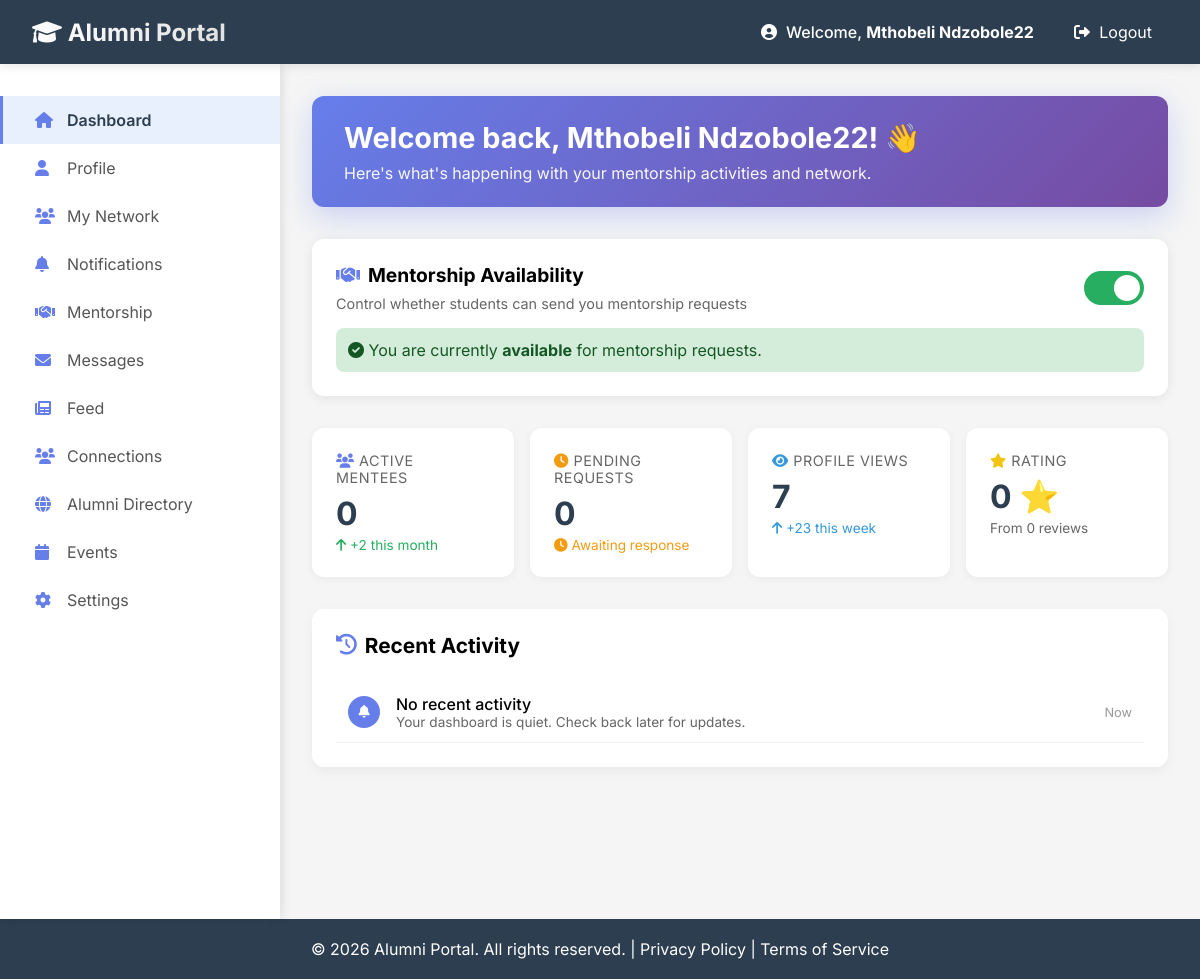
The page /alumni/dashboard (signed in) on the database its author committed.
### app/models/user.py (models this page shows)
class User(db.Model):
    __tablename__ = 'users'
    id = db.Column(db.Integer, primary_key=True)
    full_name = db.Column(db.String(100))
    email = db.Column(db.String(120), unique=True, nullable=False)
    password_hash = db.Column(db.Text, nullable=False)
    role = db.Column(db.String(20), nullable=False)
    profile_picture = db.Column(db.Text, default='default_avatar.png')
    created_at = db.Column(db.DateTime, default=datetime.utcnow)

class AlumniProfile(db.Model):
    __tablename__ = 'alumni_profiles'
    id = db.Column(db.Integer, primary_key=True)
    user_id = db.Column(db.Integer, db.ForeignKey('users.id', ondelete='CASCADE'), unique=True)
    job_title = db.Column(db.String(100))
    company = db.Column(db.String(100))
    industry = db.Column(db.String(100))
    skills = db.Column(db.Text)
    graduation_year = db.Column(db.Integer)
    mentorship_available = db.Column(db.Boolean, default=True)
    rating_count = db.Column(db.Integer, default=0)

### app/routes/views_routes.py (the view, shortened to what this page needs)
@views.route("/alumni/dashboard")
@views.route("/alumni/dashboard")
def alumni_dashboard():
    try:
        user = get_current_user()
        if not user or user.role != 'alumni':
            return redirect(url_for('views.login_page'))
        unread_notifications_count = Notification.query.filter_by(
            user_id=user.id,
            is_read=False
        ).count()
        from ..models.user import Conversation, Message, MentorshipRequest, AlumniProfile, StudentProfile, User
        unread_count = Message.query.join(Conversation).filter(
            Conversation.alumni_id == user.id,
            Message.is_read == False,
            Message.sender_id != user.id
        ).count()
        pending_requests = MentorshipRequest.query.filter_by(
            alumni_id=user.id,
            status='pending'
        ).order_by(MentorshipRequest.request_date.desc()).all()
        active_mentees_count = MentorshipRequest.query.filter_by(
            alumni_id=user.id,
            status='accepted'
        ).count()
        print(f"Unread count: {unread_count}")
        print(f"Pending requests: {len(pending_requests)}")
        alumni_profile = AlumniProfile.query.filter_by(user_id=user.id).first()
        print(f"Alumni profile found: {alumni_profile is not None}")
        if alumni_profile and alumni_profile.rating_count and alumni_profile.rating_count > 0:
            from ..models.user import Rating
            ratings = Rating.query.filter_by(alumni_id=user.id).all()
            avg_rating = sum(r.score for r in ratings) / len(ratings) if ratings else 0
            alumni_profile.rating_avg = avg_rating
        recent_activities = []
        if not recent_activities:
            recent_activities = [
                {
                    'icon': 'fa-bell',
                    'title': 'No recent activity',
                    'description': 'Your dashboard is quiet. Check back later for updates.',
                    'time': 'Now'
                }
            ]
        profile_views = 7
        weekly_views = 23
        new_mentees = 2
        return render_template("alumni/dashboard.html",
                             user=user,
                             profile=alumni_profile,
                            unread_notifications_count=unread_notifications_count,
                             unread_count=unread_count,
                             active_mentees_count=active_mentees_count,
                             new_mentees=new_mentees,
                             pending_requests=pending_requests,
                             pending_requests_count=len(pending_requests),
                             profile_views=profile_views,
                             weekly_views=weekly_views,
                             recent_activities=recent_activities)
    except Exception as e:
        print(f"ERROR in alumni_dashboard: {str(e)}")
        import traceback
        traceback.print_exc()
        return f"Error: {str(e)}", 500

### app/routes/views_routes.py (called while the page is built)
def get_current_user():
    if 'user_id' in session:
        return User.query.get(session['user_id'])
    return None

### app/templates/alumni/dashboard.html (shortened to what this page needs)
{% extends "alumni/base_alumni.html" %}
{% block alumni_content %}
<div class="welcome-card">
    <h1>Welcome back, {{ user.full_name }}! 👋</h1>
    <p>Here's what's happening with your mentorship activities and network.</p>
</div>
<div style="background: white; border-radius: 12px; padding: 1.5rem; margin-bottom: 2rem; box-shadow: 0 2px 12px rgba(0,0,0,0.08);">
    <div style="display: flex; justify-content: space-between; align-items: center;">
        <div>
            <h3 style="font-size: 1.2rem; margin-bottom: 0.5rem; display: flex; align-items: center; gap: 0.5rem;">
                <i class="fas fa-handshake" style="color: #667eea;"></i>
                Mentorship Availability
            </h3>
            <p style="color: #666; font-size: 0.9rem;">
                Control whether students can send you mentorship requests
            </p>
        </div>
        <label class="switch">
            <span class="slider round"></span>
        </label>
    </div>
    <div id="mentorshipStatus" style="margin-top: 1rem; padding: 0.75rem; border-radius: 8px; {% if profile and profile.mentorship_available %}background: #d4edda; color: #155724;{% else %}background: #f8d7da; color: #721c24;{% endif %}">
        <i class="fas {% if profile and profile.mentorship_available %}fa-check-circle{% else %}fa-times-circle{% endif %}"></i>
        You are currently <strong>{% if profile and profile.mentorship_available %}available{% else %}not available{% endif %}</strong> for mentorship requests.
    </div>
</div>
<div style="display: grid; grid-template-columns: repeat(4, 1fr); gap: 1rem; margin-bottom: 2rem;">
    <div style="background: white; padding: 1.5rem; border-radius: 12px; box-shadow: 0 2px 8px rgba(0,0,0,0.05);">
        <div style="color: #666; font-size: 0.9rem; text-transform: uppercase; letter-spacing: 0.5px; margin-bottom: 0.5rem;">
            <i class="fas fa-users" style="color: #667eea;"></i> Active Mentees
        </div>
        <div style="font-size: 2rem; font-weight: bold; color: #2c3e50;">{{ active_mentees_count|default(0) }}</div>
        <div style="color: #27ae60; font-size: 0.85rem; margin-top: 0.25rem;">
            <i class="fas fa-arrow-up"></i> +{{ new_mentees|default(0) }} this month
        </div>
    </div>
    <div style="background: white; padding: 1.5rem; border-radius: 12px; box-shadow: 0 2px 8px rgba(0,0,0,0.05);">
        <div style="color: #666; font-size: 0.9rem; text-transform: uppercase; letter-spacing: 0.5px; margin-bottom: 0.5rem;">
            <i class="fas fa-clock" style="color: #f39c12;"></i> Pending Requests
        </div>
        <div style="font-size: 2rem; font-weight: bold; color: #2c3e50;">{{ pending_requests_count|default(0) }}</div>
        <div style="color: #f39c12; font-size: 0.85rem; margin-top: 0.25rem;">
            <i class="fas fa-clock"></i> Awaiting response
        </div>
    </div>
    <div style="background: white; padding: 1.5rem; border-radius: 12px; box-shadow: 0 2px 8px rgba(0,0,0,0.05);">
        <div style="color: #666; font-size: 0.9rem; text-transform: uppercase; letter-spacing: 0.5px; margin-bottom: 0.5rem;">
            <i class="fas fa-eye" style="color: #3498db;"></i> Profile Views
        </div>
        <div style="font-size: 2rem; font-weight: bold; color: #2c3e50;">{{ profile_views|default(0) }}</div>
        <div style="color: #3498db; font-size: 0.85rem; margin-top: 0.25rem;">
            <i class="fas fa-arrow-up"></i> +{{ weekly_views|default(0) }} this week
        </div>
    </div>
    <div style="background: white; padding: 1.5rem; border-radius: 12px; box-shadow: 0 2px 8px rgba(0,0,0,0.05);">
        <div style="color: #666; font-size: 0.9rem; text-transform: uppercase; letter-spacing: 0.5px; margin-bottom: 0.5rem;">
            <i class="fas fa-star" style="color: #f1c40f;"></i> Rating
        </div>
        <div style="font-size: 2rem; font-weight: bold; color: #2c3e50;">{{ profile.rating_avg|default(0) }} ⭐</div>
        <div style="color: #666; font-size: 0.85rem; margin-top: 0.25rem;">
            From {{ profile.rating_count|default(0) }} reviews
        </div>
    </div>
</div>
<div style="background: white; border-radius: 12px; padding: 1.5rem; box-shadow: 0 4px 12px rgba(0,0,0,0.05);">
    <h2 style="margin-bottom: 1.5rem; display: flex; align-items: center; gap: 0.5rem; font-size: 1.3rem;">
        <i class="fas fa-history" style="color: #667eea;"></i>
        Recent Activity
    </h2>
    {% if recent_activities and recent_activities|length > 0 %}
        <div style="display: grid; gap: 0.5rem;">
            {% for activity in recent_activities %}
            <div style="display: flex; align-items: center; gap: 1rem; padding: 0.75rem; border-bottom: 1px solid #f0f0f0;">
                <div style="width: 32px; height: 32px; background: {% if activity.type == 'request' %}#f39c12{% elif activity.type == 'accept' %}#27ae60{% else %}#667eea{% endif %}; border-radius: 50%; display: flex; align-items: center; justify-content: center; color: white;">
                    <i class="fas {{ activity.icon }}" style="font-size: 0.8rem;"></i>
                </div>
                <div style="flex: 1;">
                    <div style="font-weight: 500;">{{ activity.title }}</div>
                    <div style="color: #666; font-size: 0.85rem;">{{ activity.description }}</div>
                </div>
                <div style="color: #999; font-size: 0.8rem;">{{ activity.time }}</div>
            </div>
            {% endfor %}
        </div>
    {% else %}
        <div style="text-align: center; padding: 2rem;">
            <i class="fas fa-bell-slash" style="font-size: 3rem; color: #ccc; margin-bottom: 1rem;"></i>
            <p style="color: #666;">No recent activity to show.</p>
        </div>
    {% endif %}
</div>
{% endblock %}

### app/templates/base.html (shortened to what this page needs)
<!DOCTYPE html>
<html lang="en">
<head>
    <link rel="stylesheet" href="https://cdnjs.cloudflare.com/ajax/libs/font-awesome/6.0.0/css/all.min.css">
</head>
<body>
    <nav class="navbar">
        <div class="logo">
            <a href="{{ url_for('views.home') }}">
                <i class="fas fa-graduation-cap"></i> Alumni Portal
            </a>
        </div>
        <div class="user-menu">
            {% if session.get('user_id') %}
                <span>
                    <i class="fas fa-user-circle"></i>
                    Welcome, <strong>{{ session.get('user_name', 'User') }}</strong>
                </span>
                <a href="{{ url_for('auth.logout') }}">
                    <i class="fas fa-sign-out-alt"></i> Logout
                </a>
            {% endif %}
        </div>
    </nav>
    {% block content %}{% endblock %}
    <footer class="footer">
        <p>&copy; 2026 Alumni Portal. All rights reserved. | <a href="#" style="color: white; text-decoration: none;">Privacy Policy</a> | <a href="#" style="color: white; text-decoration: none;">Terms of Service</a></p>
    </footer>
</body>
</html>

### app/templates/alumni/base_alumni.html (style rules this page uses)
.welcome-card { background: linear-gradient(135deg, #667eea 0%, #764ba2 100%); color: white; padding: 1.5rem 2rem; border-radius: 12px; margin-bottom: 2rem; box-shadow: 0 10px 30px rgba(102, 126, 234, 0.3); }
.welcome-card h1 { font-size: 1.8rem; margin-bottom: 0.5rem; }
.welcome-card p { font-size: 1rem; opacity: 0.95; margin: 0; }

### app/templates/base.html (style rules this page uses)
* { margin: 0; padding: 0; box-sizing: border-box; }
body { font-family: 'Inter', -apple-system, BlinkMacSystemFont, 'Segoe UI', Roboto, Oxygen, Ubuntu, sans-serif; background: #f5f5f5; min-height: 100vh; display: flex; flex-direction: column; }
.navbar { background: #2c3e50; color: white; padding: 1rem 2rem; display: flex; justify-content: space-between; align-items: center; position: sticky; top: 0; z-index: 1000; height: 64px; width: 100%; box-shadow: 0 2px 10px rgba(0,0,0,0.1); }
.logo a { color: white; text-decoration: none; font-size: 1.5rem; font-weight: bold; white-space: nowrap; background: linear-gradient(135deg, #fff 0%, #e0e0e0 100%); -webkit-background-clip: text; -webkit-text-fill-color: transparent; background-clip: text; }
.user-menu { display: flex; align-items: center; gap: 1.5rem; }
.user-menu span { font-weight: 500; white-space: nowrap; }
.user-menu a { color: white; text-decoration: none; padding: 0.5rem 1rem; border-radius: 5px; transition: background 0.3s; white-space: nowrap; }
.user-menu i { margin-right: 0.3rem; }
.footer { background: #2c3e50; color: white; text-align: center; padding: 1rem; margin-top: auto; height: 60px; display: flex; align-items: center; justify-content: center; }

### app/templates/alumni/dashboard.html (style rules this page uses)
.switch { position: relative; display: inline-block; width: 60px; height: 34px; }
.slider { position: absolute; cursor: pointer; top: 0; left: 0; right: 0; bottom: 0; background-color: #ccc; transition: .4s; }
.slider:before { position: absolute; content: ""; height: 26px; width: 26px; left: 4px; bottom: 4px; background-color: white; transition: .4s; }
input:checked + .slider { background-color: #27ae60; }
input:checked + .slider:before { transform: translateX(26px); }
.slider.round { border-radius: 34px; }
.slider.round:before { border-radius: 50%; }

### rows shown on the page
User: get "Mthobeli Ndzobole22", full_name "Mthobeli Ndzobole22"
AlumniProfile: rating_count "0"

### other values the page prints
{{ active_mentees_count|default(0) }} "0"
{{ new_mentees|default(0) }} "2"
{{ pending_requests_count|default(0) }} "0"
{{ profile_views|default(0) }} "7"
{{ weekly_views|default(0) }} "23"
{{ profile.rating_avg|default(0) }} "0"
{{ activity.title }} "No recent activity"
{{ activity.description }} "Your dashboard is quiet. Check back later for updates."
{{ activity.time }} "Now"
